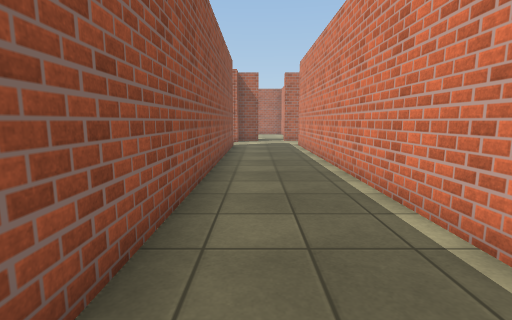
View 1 (above)

22 first-person views from a walk through a 3-D level made in the Unity game engine. The camera is 1.2 m above the floor, tilts 8° down and sees 85° across. The floor is counted in squares, 1 m on a side. Each view is taken from the middle of a square. On the plan, view 1 faces up. The plan holds only what a view shows up to about 13 squares ahead; the rest is blank. The place goes on beyond the plan. The player character is not drawn. Surface patterns are stand-ins for the level's own textures.

View 2
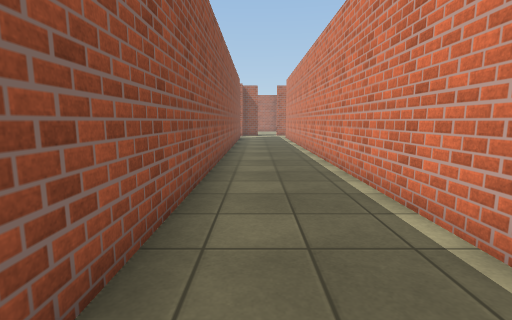

View 3
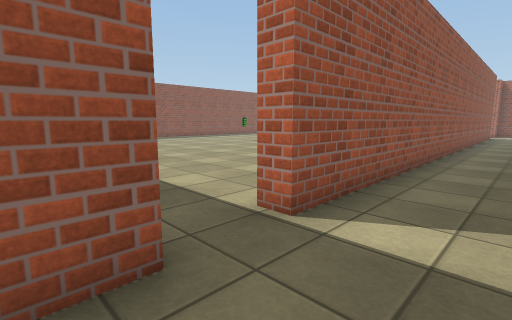

View 4
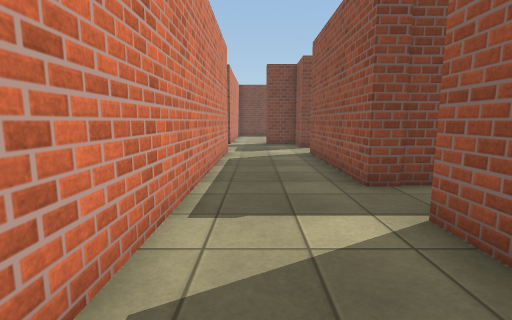

View 5
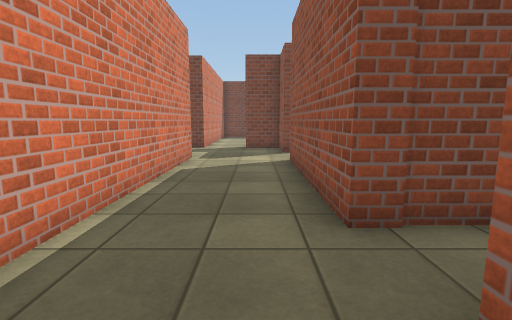

View 6
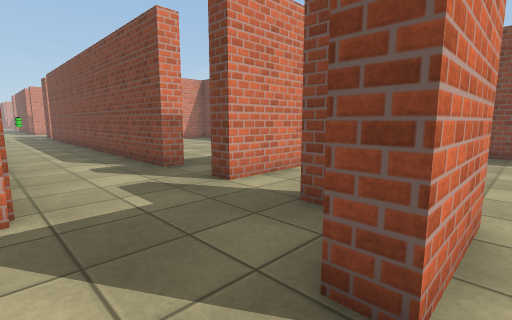

View 7
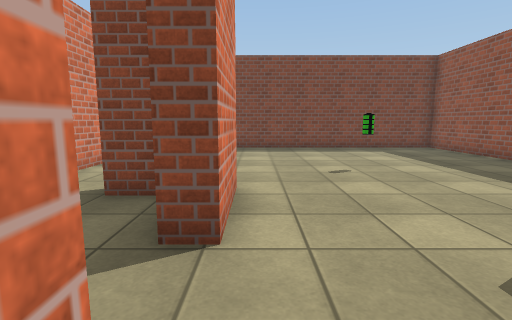

View 8
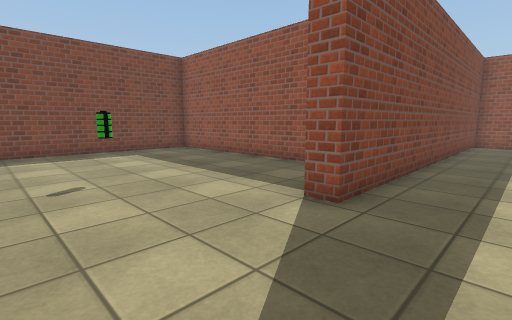

View 9
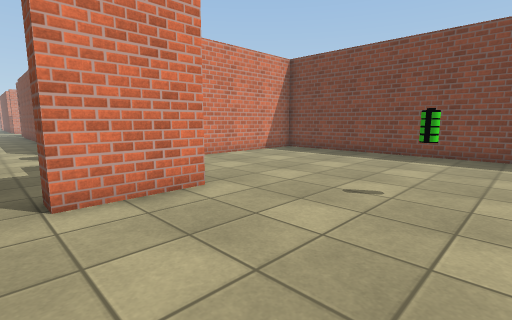

View 10
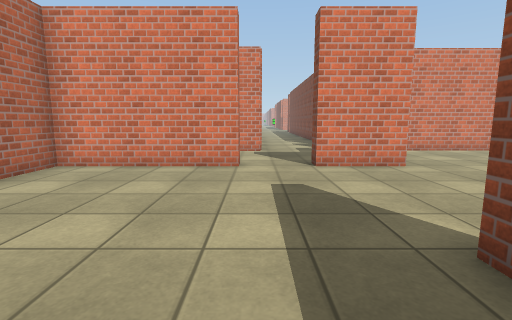

View 11
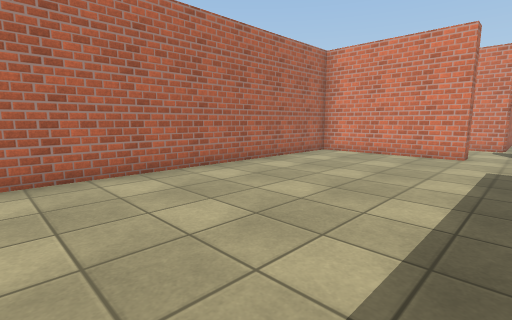

View 12
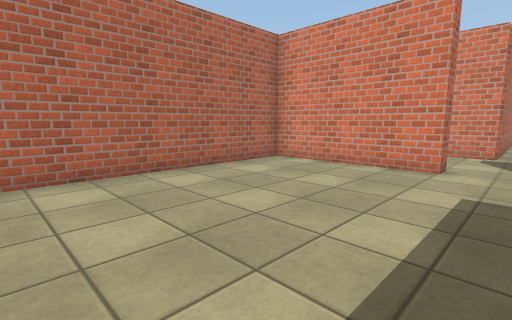

View 13
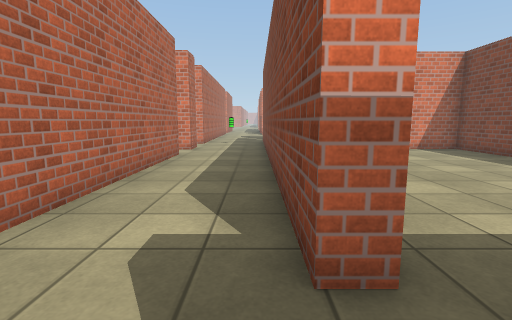

View 14
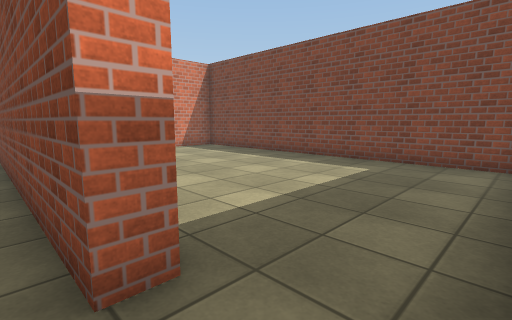

View 15
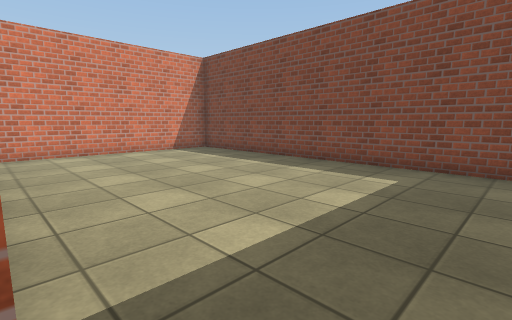

View 16
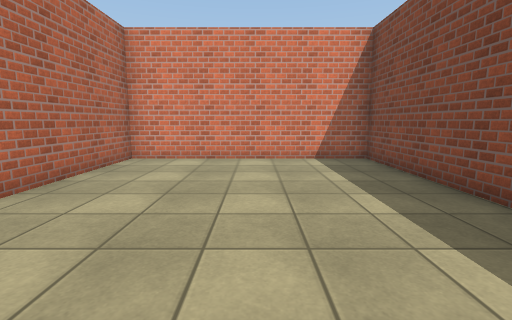

View 17
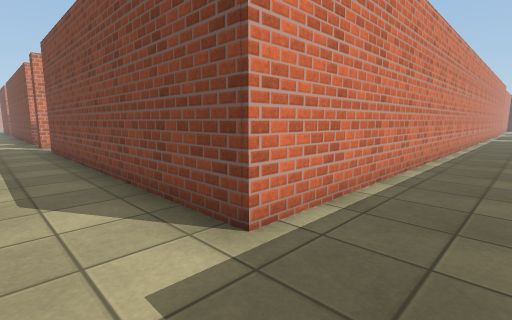

View 18
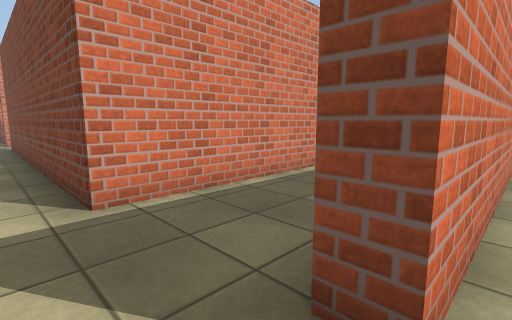

View 19
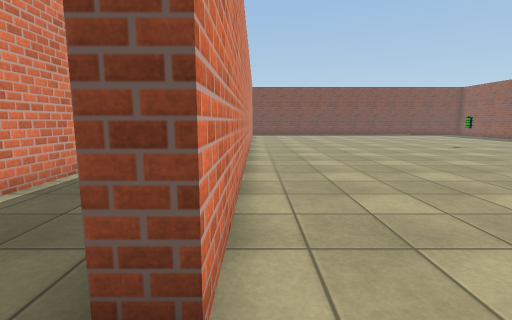

View 20
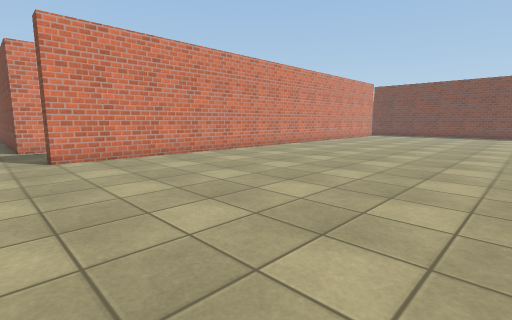

View 21
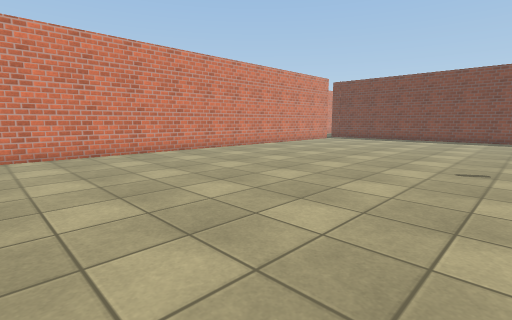

View 22
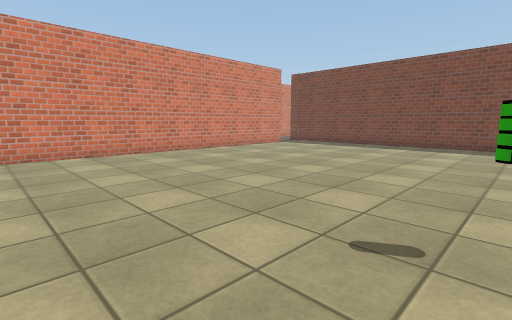

### Floor plan
Points are (right, up) in squares from view 1. A wall is a line through its corners. A room is listed if a view was taken in it or the views show most of it. See-through windows are left out.
Room 1 (views 1, 2, 3, 4, 5, 13, 14, 15, 17)
walls: (-1.1, -9.1) (-1.1, -14.5) (-1.6, -14.5); (-1.6, -16.6) (-1.1, -16.6) (-1.1, -18.4) (0.5, -18.4); (-1.1, 13.2) (-1.1, -7.3) (-1.8, -7.3); (2.3, -19.4) (2.3, -18.4) (3, -18.4); (4.9, -19.1) (4.9, -18.4) (15.5, -18.4); (-1.6, 13.6) (-1, 13.6); (13.2, -15.2) (2.1, -15.2) (2.1, 14) (12.9, 14); (15.6, -15.2) (14.7, -15.2) (14.7, -14.8); (14.9, 13.6) (14.9, 14) (15.5, 14)
ways out: opening at (-1, -15.5) to room 2; opening at (1.5, -19) to room 2; opening at (4, -19) to room 3; opening at (-1, -8) to room 4; opening at (-1, 14.5) to room 4; opening at (13.5, 14); opening at (14, -15)
Room 2 (views 6, 7, 8, 9, 10, 11, 12)
walls: (-1.6, -19.1) (-1.6, -16.6); (-1.6, -14.5) (-1.6, -9.7) (-11.8, -9.7); (-9.9, -19.8) (-9.9, -26.6) (2.3, -26.6) (2.3, -19.4); (-12.6, -17) (-6.7, -17) (-6.7, -17.7)
ways out: opening at (-1, -15.5) to room 1; opening at (1.5, -19) to room 1
objects: battery (-5, -21)
Room 3 (view 16)
walls: (3.3, -26.6) (14.9, -26.6) (14.9, -19) (10.2, -19)
ways out: opening at (4, -19) to room 1
Room 4 (views 18, 19, 20, 21, 22)
walls: (-1.6, -3.4) (-1.6, 13.6); (-11, -9.1) (-7.4, -9.1); (-2.8, -9.1) (-1.1, -9.1)
ways out: opening at (-1, -8) to room 1; opening at (-1, 14.5) to room 1
objects: battery (-12, 2)

Where each view was taken, in squares from view 1:
view 1: 0 up, 0 right, facing up
view 2: 6 down, 0 right, facing up
view 3: 10 down, 1 right, facing up-left
view 4: 4 down, 1 right, facing down
view 5: 6 down, 0 right, facing down
view 6: 15 down, 2 left, facing down-right
view 7: 14 down, 2 left, facing down
view 8: 15 down, 3 left, facing down-left
view 9: 16 down, 6 left, facing down-right
view 10: 15 down, 9 left, facing right
view 11: 16 down, 12 left, facing up-right
view 12: 16 down, 9 left, facing up-right
view 13: 18 down, 3 right, facing right
view 14: 18 down, 3 right, facing down-right
view 15: 19 down, 4 right, facing down-right
view 16: 23 down, 6 right, facing right
view 17: 16 up, 0 right, facing down-right
view 18: 15 up, 2 left, facing down-right
view 19: 15 up, 2 left, facing down
view 20: 15 up, 11 left, facing down-right
view 21: 10 up, 12 left, facing down-right
view 22: 5 up, 12 left, facing down-right
